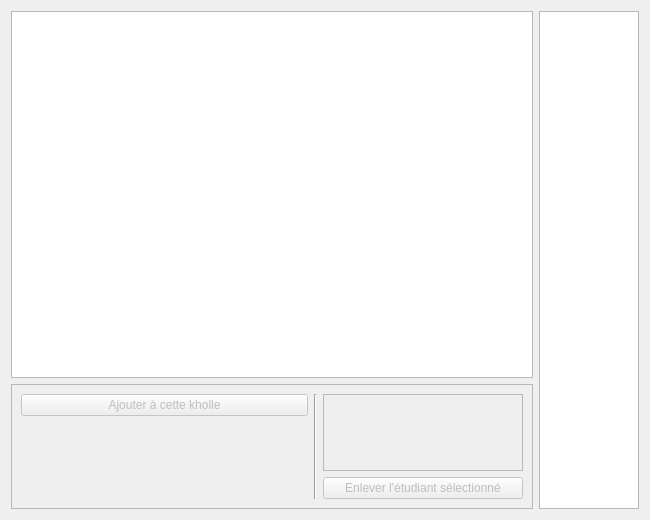
<?xml version="1.0" encoding="UTF-8"?>
<ui version="4.0">
 <class>InterfaceTab</class>
 <widget class="QWidget" name="InterfaceTab">
  <property name="geometry">
   <rect>
    <x>0</x>
    <y>0</y>
    <width>650</width>
    <height>520</height>
   </rect>
  </property>
  <property name="windowTitle">
   <string>Form</string>
  </property>
  <layout class="QHBoxLayout" name="horizontalLayout">
   <item>
    <layout class="QVBoxLayout" name="verticalLayout">
     <item>
      <widget class="QGraphicsView" name="viewTable"/>
     </item>
     <item>
      <widget class="QScrollArea" name="scrollArea">
       <property name="maximumSize">
        <size>
         <width>16777215</width>
         <height>125</height>
        </size>
       </property>
       <property name="widgetResizable">
        <bool>true</bool>
       </property>
       <widget class="QWidget" name="areaKholles">
        <property name="enabled">
         <bool>true</bool>
        </property>
        <property name="geometry">
         <rect>
          <x>0</x>
          <y>0</y>
          <width>522</width>
          <height>123</height>
         </rect>
        </property>
        <layout class="QHBoxLayout" name="horizontalLayout_2" stretch="1,0,0">
         <item>
          <layout class="QVBoxLayout" name="verticalLayout_3">
           <item>
            <widget class="QPushButton" name="pushButton_addStudent">
             <property name="enabled">
              <bool>false</bool>
             </property>
             <property name="maximumSize">
              <size>
               <width>16777215</width>
               <height>16777215</height>
              </size>
             </property>
             <property name="text">
              <string>Ajouter à cette kholle</string>
             </property>
            </widget>
           </item>
           <item>
            <widget class="QLabel" name="label_info">
             <property name="enabled">
              <bool>false</bool>
             </property>
             <property name="text">
              <string/>
             </property>
            </widget>
           </item>
           <item>
            <spacer name="verticalSpacer">
             <property name="orientation">
              <enum>Qt::Vertical</enum>
             </property>
             <property name="sizeHint" stdset="0">
              <size>
               <width>20</width>
               <height>40</height>
              </size>
             </property>
            </spacer>
           </item>
           <item>
            <spacer name="horizontalSpacer">
             <property name="orientation">
              <enum>Qt::Horizontal</enum>
             </property>
             <property name="sizeHint" stdset="0">
              <size>
               <width>40</width>
               <height>20</height>
              </size>
             </property>
            </spacer>
           </item>
          </layout>
         </item>
         <item>
          <widget class="Line" name="line">
           <property name="orientation">
            <enum>Qt::Vertical</enum>
           </property>
          </widget>
         </item>
         <item>
          <layout class="QVBoxLayout" name="verticalLayout_2">
           <property name="sizeConstraint">
            <enum>QLayout::SetDefaultConstraint</enum>
           </property>
           <item>
            <widget class="QListWidget" name="list_students">
             <property name="enabled">
              <bool>false</bool>
             </property>
             <property name="maximumSize">
              <size>
               <width>200</width>
               <height>16777215</height>
              </size>
             </property>
            </widget>
           </item>
           <item>
            <widget class="QPushButton" name="pushButton_removeStudent">
             <property name="enabled">
              <bool>false</bool>
             </property>
             <property name="maximumSize">
              <size>
               <width>200</width>
               <height>16777215</height>
              </size>
             </property>
             <property name="text">
              <string>Enlever l'étudiant sélectionné</string>
             </property>
            </widget>
           </item>
          </layout>
         </item>
        </layout>
       </widget>
      </widget>
     </item>
    </layout>
   </item>
   <item>
    <widget class="QListWidget" name="list_kholleurs">
     <property name="maximumSize">
      <size>
       <width>100</width>
       <height>16777215</height>
      </size>
     </property>
    </widget>
   </item>
  </layout>
 </widget>
 <resources/>
 <connections/>
</ui>
